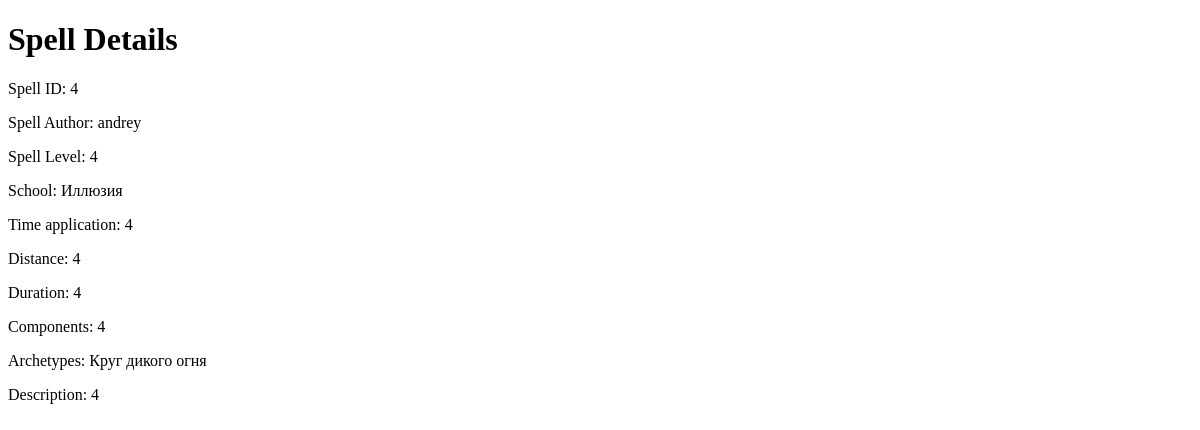
Page /spells/4 on the earlier database version.
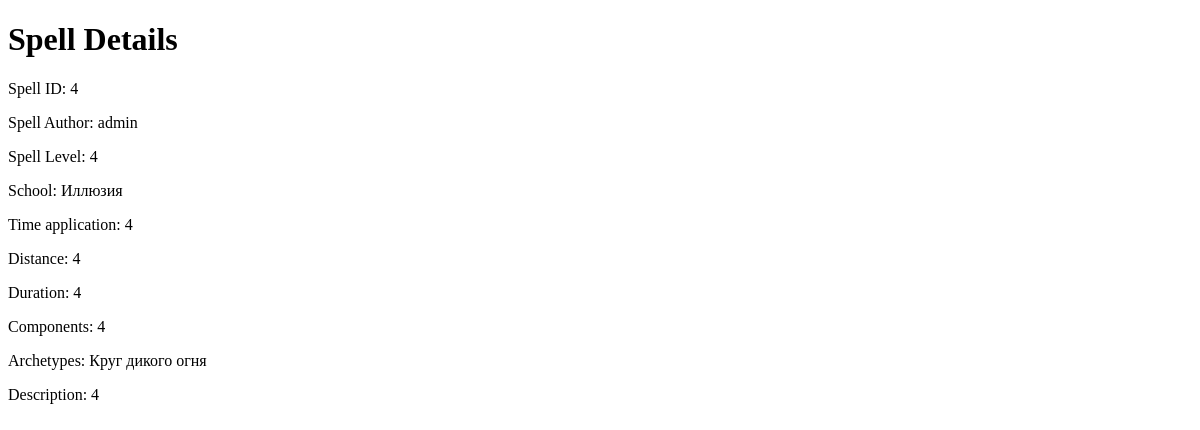
Same page on the later database version.
### home/models.py (models this page shows, shortened)
class Spells(models.Model):
    Spell_ID = models.TextField(primary_key=True, null=False)
    Spell_Author = models.ForeignKey('Author', on_delete=models.DO_NOTHING, to_field='Author_ID')
    Spell_Level = models.IntegerField(null=False)
    School = models.ForeignKey('School', models.DO_NOTHING, to_field='School_ID')
    Time_Application = models.TextField(null=True)
    Distance = models.TextField(null=True)
    Duration = models.TextField(null=True)
    Components = models.TextField(null=False)
    Archetypes = models.ForeignKey('Archetypes', models.DO_NOTHING, to_field='Archetypes_ID')
    Description = models.TextField(null=True)

class Author(AbstractUser):
    Author_ID = models.IntegerField(primary_key=True, null=False)
    Organization = models.TextField(null=True)

### home/views.py (the view)
# urls.py: path('', include('home.urls', namespace='spell_detail')),
def spell_detail(request, spell_id):
    spell = get_object_or_404(Spells, Spell_ID=spell_id)
    context = {'spell': spell}
    return render(request, 'home/spell_detail.html', context)

### home/templates/home/spell_detail.html (shortened to what this page needs)
<!DOCTYPE html>
<html lang="en">
<head>
</head>
<body>
    <h1>Spell Details</h1>
    <p>Spell ID: {{ spell.Spell_ID }}</p>
    <p>Spell Author: {{ spell.Spell_Author.username }}</p>
    <p>Spell Level: {{ spell.Spell_Level }}</p>
    <p>School: {{ spell.School_id }}</p>
    <p>Time application: {{ spell.Time_Application }}</p>
    <p>Distance: {{ spell.Distance }}</p>
    <p>Duration: {{ spell.Duration }}</p>
    <p>Components: {{ spell.Components }}</p>
    <p>Archetypes: {{ spell.Archetypes_id }}</p>
    <p>Description: {{ spell.Description }}</p>
</body>
</html>

Differences in the rows shown:
changed Spells "Иллюзия": Spell_Author.username "andrey" → "admin"
